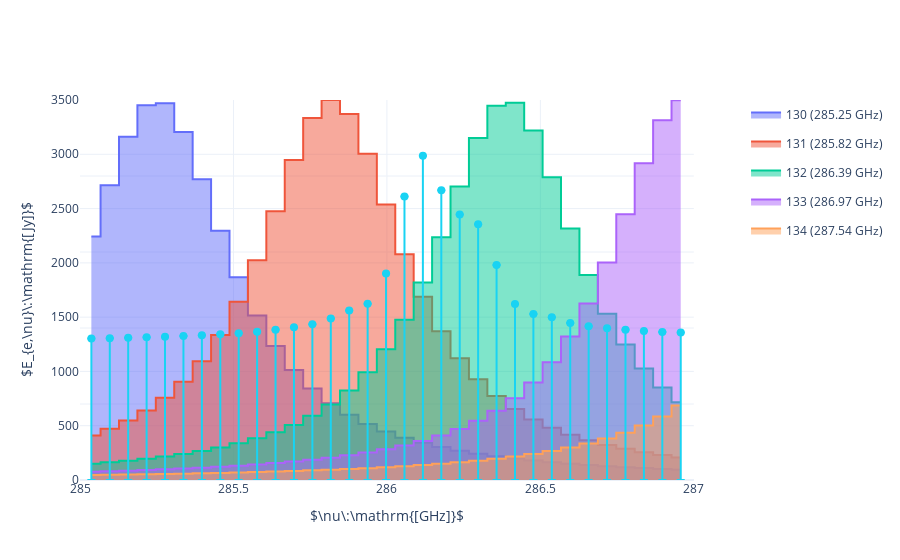

This figure's notebook cell:
### Markdown cell above
The total power impinged on the detector can be approximated by calculating the spectral power arriving at the detector not just at the center frequencies of the bins $\nu_0$, but by expanding the number of frequencies calculated to some amount of *integration bins* and calculating the spectral power at these frequencies. For an integration frequency $\nu_i$ and a channel $j$, the effective power loading by that frequency on that channel is given by:

$$\begin{equation}
P_{\mathrm{KID},i,j} = \eta\left(\nu_i,j\right)\mathrm{psd}\left(\nu_i\right)\Delta\nu_i\label{p_kid_i}
\end{equation}$$

with $\Delta\nu_i$ the bandwidth for that frequency. The total power impinged on a filter channel $P_{\mathrm{KID},j}$ is then given by:

$$\begin{equation}
P_{\mathrm{KID},j}=\sum_i P_{\mathrm{KID},i,j} = \sum_i \eta\left(\nu_i,j\right)\mathrm{psd}\left(\nu_i\right)\Delta\nu_i \label{p_kid}
\end{equation}$$

To make this more visual, take a look at the figure below

### Code cell
#hide_input

# Closer zoom
start_F_2 = 285
stop_F_2=287
start_nu_2= np.argmax(nu>start_F_2)
stop_nu_2 = np.argmax(nu>stop_F_2)
start_bin_2=np.argmax(F_center>start_F_2)
stop_bin_2=np.argmax(F_center>stop_F_2)+1

filter_plot(df_P.iloc[start_nu_2:stop_nu_2,0],df_bins.iloc[start_nu_2:stop_nu_2,start_bin_2:stop_bin_2],'stem',[start_F_2,stop_F_2])

### Figure 1 — Plotly figure (JSON) as saved in the notebook; plotly's stock layout.template omitted (floating-point values rounded to 4 significant figures)
{"data": [{"fill": "tozeroy", "hovertemplate": "<b>Bin: 130 (285.25 GHz)</b><br>nu: %{x}<br>eta: %{y}<br><extra></extra>", "legendgroup": "130 (285.25 GHz)", "line": {"color": "#636efa", "dash": "solid", "shape": "hvh"}, "marker": {"symbol": "circle"}, "mode": "lines", "name": "130 (285.25 GHz)", "orientation": "v", "showlegend": true, "type": "scatter", "x": [285.0, 285.1, 285.2, 285.2, 285.3, 285.3, 285.4, 285.5, 285.5, 285.6, 285.6, 285.7, 285.8, 285.8, 285.9, 285.9, 286.0, 286.1, 286.1, 286.2, 286.2, 286.3, 286.4, 286.4, 286.5, 286.5, 286.6, 286.7, 286.7, 286.8, 286.8, 286.9, 287.0], "xaxis": "x", "y": [0.6409, 0.7754, 0.903, 0.9864, 0.9914, 0.9157, 0.7912, 0.656, 0.5338, 0.4328, 0.3525, 0.2898, 0.2407, 0.2022, 0.1716, 0.1472, 0.1274, 0.1111, 0.09774, 0.08655, 0.07713, 0.06913, 0.06229, 0.0564, 0.05129, 0.04684, 0.04293, 0.03949, 0.03644, 0.03373, 0.0313, 0.02913, 0.02717], "yaxis": "y"}, {"fill": "tozeroy", "hovertemplate": "<b>Bin: 131 (285.82 GHz)</b><br>nu: %{x}<br>eta: %{y}<br><extra></extra>", "legendgroup": "131 (285.82 GHz)", "line": {"color": "#EF553B", "dash": "solid", "shape": "hvh"}, "marker": {"symbol": "circle"}, "mode": "lines", "name": "131 (285.82 GHz)", "orientation": "v", "showlegend": true, "type": "scatter", "x": [285.0, 285.1, 285.2, 285.2, 285.3, 285.3, 285.4, 285.5, 285.5, 285.6, 285.6, 285.7, 285.8, 285.8, 285.9, 285.9, 286.0, 286.1, 286.1, 286.2, 286.2, 286.3, 286.4, 286.4, 286.5, 286.5, 286.6, 286.7, 286.7, 286.8, 286.8, 286.9, 287.0], "xaxis": "x", "y": [0.1173, 0.1348, 0.1563, 0.183, 0.2163, 0.2586, 0.3125, 0.3815, 0.4693, 0.5786, 0.7072, 0.8418, 0.9524, 0.9998, 0.9629, 0.8583, 0.7247, 0.5943, 0.4822, 0.3917, 0.3205, 0.2648, 0.2213, 0.1869, 0.1594, 0.1374, 0.1194, 0.1046, 0.0923, 0.082, 0.07329, 0.06587, 0.0595], "yaxis": "y"}, {"fill": "tozeroy", "hovertemplate": "<b>Bin: 132 (286.39 GHz)</b><br>nu: %{x}<br>eta: %{y}<br><extra></extra>", "legendgroup": "132 (286.39 GHz)", "line": {"color": "#00cc96", "dash": "solid", "shape": "hvh"}, "marker": {"symbol": "circle"}, "mode": "lines", "name": "132 (286.39 GHz)", "orientation": "v", "showlegend": true, "type": "scatter", "x": [285.0, 285.1, 285.2, 285.2, 285.3, 285.3, 285.4, 285.5, 285.5, 285.6, 285.6, 285.7, 285.8, 285.8, 285.9, 285.9, 286.0, 286.1, 286.1, 286.2, 286.2, 286.3, 286.4, 286.4, 286.5, 286.5, 286.6, 286.7, 286.7, 286.8, 286.8, 286.9, 287.0], "xaxis": "x", "y": [0.04272, 0.04658, 0.05098, 0.05602, 0.06183, 0.06856, 0.07642, 0.08567, 0.09665, 0.1098, 0.1256, 0.145, 0.1688, 0.1985, 0.2358, 0.2833, 0.344, 0.4216, 0.5194, 0.6386, 0.7725, 0.9001, 0.9849, 0.9927, 0.9197, 0.7968, 0.662, 0.5394, 0.4376, 0.3566, 0.2932, 0.2436, 0.2046], "yaxis": "y"}, {"fill": "tozeroy", "hovertemplate": "<b>Bin: 133 (286.97 GHz)</b><br>nu: %{x}<br>eta: %{y}<br><extra></extra>", "legendgroup": "133 (286.97 GHz)", "line": {"color": "#ab63fa", "dash": "solid", "shape": "hvh"}, "marker": {"symbol": "circle"}, "mode": "lines", "name": "133 (286.97 GHz)", "orientation": "v", "showlegend": true, "type": "scatter", "x": [285.0, 285.1, 285.2, 285.2, 285.3, 285.3, 285.4, 285.5, 285.5, 285.6, 285.6, 285.7, 285.8, 285.8, 285.9, 285.9, 286.0, 286.1, 286.1, 286.2, 286.2, 286.3, 286.4, 286.4, 286.5, 286.5, 286.6, 286.7, 286.7, 286.8, 286.8, 286.9, 287.0], "xaxis": "x", "y": [0.02166, 0.02304, 0.02456, 0.02623, 0.02808, 0.03012, 0.03239, 0.03493, 0.03777, 0.04097, 0.04459, 0.0487, 0.05339, 0.05878, 0.06501, 0.07225, 0.08074, 0.09076, 0.1027, 0.117, 0.1344, 0.1557, 0.1821, 0.2151, 0.2568, 0.31, 0.3779, 0.4645, 0.5722, 0.6994, 0.8338, 0.9467, 0.9992], "yaxis": "y"}, {"fill": "tozeroy", "hovertemplate": "<b>Bin: 134 (287.54 GHz)</b><br>nu: %{x}<br>eta: %{y}<br><extra></extra>", "legendgroup": "134 (287.54 GHz)", "line": {"color": "#FFA15A", "dash": "solid", "shape": "hvh"}, "marker": {"symbol": "circle"}, "mode": "lines", "name": "134 (287.54 GHz)", "orientation": "v", "showlegend": true, "type": "scatter", "x": [285.0, 285.1, 285.2, 285.2, 285.3, 285.3, 285.4, 285.5, 285.5, 285.6, 285.6, 285.7, 285.8, 285.8, 285.9, 285.9, 286.0, 286.1, 286.1, 286.2, 286.2, 286.3, 286.4, 286.4, 286.5, 286.5, 286.6, 286.7, 286.7, 286.8, 286.8, 286.9, 287.0], "xaxis": "x", "y": [0.01303, 0.01367, 0.01436, 0.0151, 0.0159, 0.01676, 0.0177, 0.01871, 0.01982, 0.02102, 0.02234, 0.02378, 0.02537, 0.02712, 0.02905, 0.0312, 0.03359, 0.03627, 0.03927, 0.04266, 0.04649, 0.05086, 0.05586, 0.06162, 0.06829, 0.07607, 0.08522, 0.09606, 0.109, 0.1246, 0.1437, 0.1671, 0.1962], "yaxis": "y"}, {"error_y": {"type": "percent", "value": 0, "valueminus": 100}, "hovertemplate": "<b>Atmospheric Loading</b><br>Frequency [GHz]: %{x}<br>Spectral Power: %{y}<extra></extra>", "line": {"shape": "spline"}, "marker": {"size": 8}, "mode": "markers", "showlegend": false, "type": "scatter", "x": [285.0, 285.1, 285.2, 285.2, 285.3, 285.3, 285.4, 285.5, 285.5, 285.6, 285.6, 285.7, 285.8, 285.8, 285.9, 285.9, 286.0, 286.1, 286.1, 286.2, 286.2, 286.3, 286.4, 286.4, 286.5, 286.5, 286.6, 286.7, 286.7, 286.8, 286.8, 286.9, 287.0], "xaxis": "x", "y": [1302.0, 1306.0, 1310.0, 1314.0, 1319.0, 1325.0, 1333.0, 1342.0, 1352.0, 1366.0, 1384.0, 1406.0, 1434.0, 1487.0, 1562.0, 1623.0, 1901.0, 2610.0, 2986.0, 2669.0, 2444.0, 2356.0, 1980.0, 1621.0, 1530.0, 1498.0, 1447.0, 1416.0, 1399.0, 1384.0, 1372.0, 1364.0, 1358.0], "yaxis": "y2"}], "layout": {"hoverlabel": {"bgcolor": "white", "font": {"size": 14}}, "xaxis": {"anchor": "y", "domain": [0, 0.94], "range": [285, 287], "title": {"text": "$\\nu\\:\\mathrm{[GHz]}$"}}, "yaxis": {"anchor": "x", "domain": [0, 1], "range": [0, 1], "showticklabels": false}, "yaxis2": {"anchor": "x", "overlaying": "y", "range": [0, 3500], "side": "left", "title": {"text": "$E_{e,\\nu}\\:\\mathrm{[Jy]}$"}}}}
